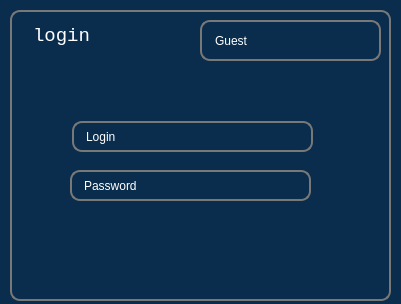
<?xml version="1.0" encoding="UTF-8"?>
<ui version="4.0">
 <class>User</class>
 <widget class="QDialog" name="User">
  <property name="geometry">
   <rect>
    <x>0</x>
    <y>0</y>
    <width>401</width>
    <height>304</height>
   </rect>
  </property>
  <property name="windowTitle">
   <string>Dialog</string>
  </property>
  <property name="styleSheet">
   <string notr="true">background-color:#0a2d4d</string>
  </property>
  <widget class="QFrame" name="login">
   <property name="geometry">
    <rect>
     <x>10</x>
     <y>10</y>
     <width>381</width>
     <height>291</height>
    </rect>
   </property>
   <property name="styleSheet">
    <string notr="true">background-color:#0a2d4d;
color: white;
border-radius: 10px;
border: 2px solid rgb(135, 135, 135);  
padding: 5px 10px;
border-color: rgb(120, 120, 120); </string>
   </property>
   <property name="frameShape">
    <enum>QFrame::StyledPanel</enum>
   </property>
   <property name="frameShadow">
    <enum>QFrame::Raised</enum>
   </property>
   <widget class="QLabel" name="login_title">
    <property name="geometry">
     <rect>
      <x>10</x>
      <y>10</y>
      <width>111</width>
      <height>31</height>
     </rect>
    </property>
    <property name="font">
     <font>
      <family>Courier New</family>
     </font>
    </property>
    <property name="styleSheet">
     <string notr="true">background-color:#0a2d4d;
color: white;
border-radius: 0px;
border: 0px solid rgb(135, 135, 135);  
padding: 5px 10px;
border-color: rgb(120, 120, 120); </string>
    </property>
    <property name="text">
     <string>&lt;html&gt;&lt;head/&gt;&lt;body&gt;&lt;p&gt;&lt;span style=&quot; font-size:14pt;&quot;&gt;login&lt;/span&gt;&lt;/p&gt;&lt;/body&gt;&lt;/html&gt;</string>
    </property>
   </widget>
   <widget class="QLineEdit" name="login_login">
    <property name="geometry">
     <rect>
      <x>62</x>
      <y>111</y>
      <width>241</width>
      <height>31</height>
     </rect>
    </property>
    <property name="text">
     <string>Login</string>
    </property>
   </widget>
   <widget class="QLineEdit" name="password_login">
    <property name="geometry">
     <rect>
      <x>60</x>
      <y>160</y>
      <width>241</width>
      <height>31</height>
     </rect>
    </property>
    <property name="text">
     <string>Password</string>
    </property>
   </widget>
   <widget class="QLabel" name="name_login">
    <property name="geometry">
     <rect>
      <x>190</x>
      <y>10</y>
      <width>181</width>
      <height>41</height>
     </rect>
    </property>
    <property name="text">
     <string>Guest</string>
    </property>
   </widget>
  </widget>
 </widget>
 <resources/>
 <connections/>
</ui>
